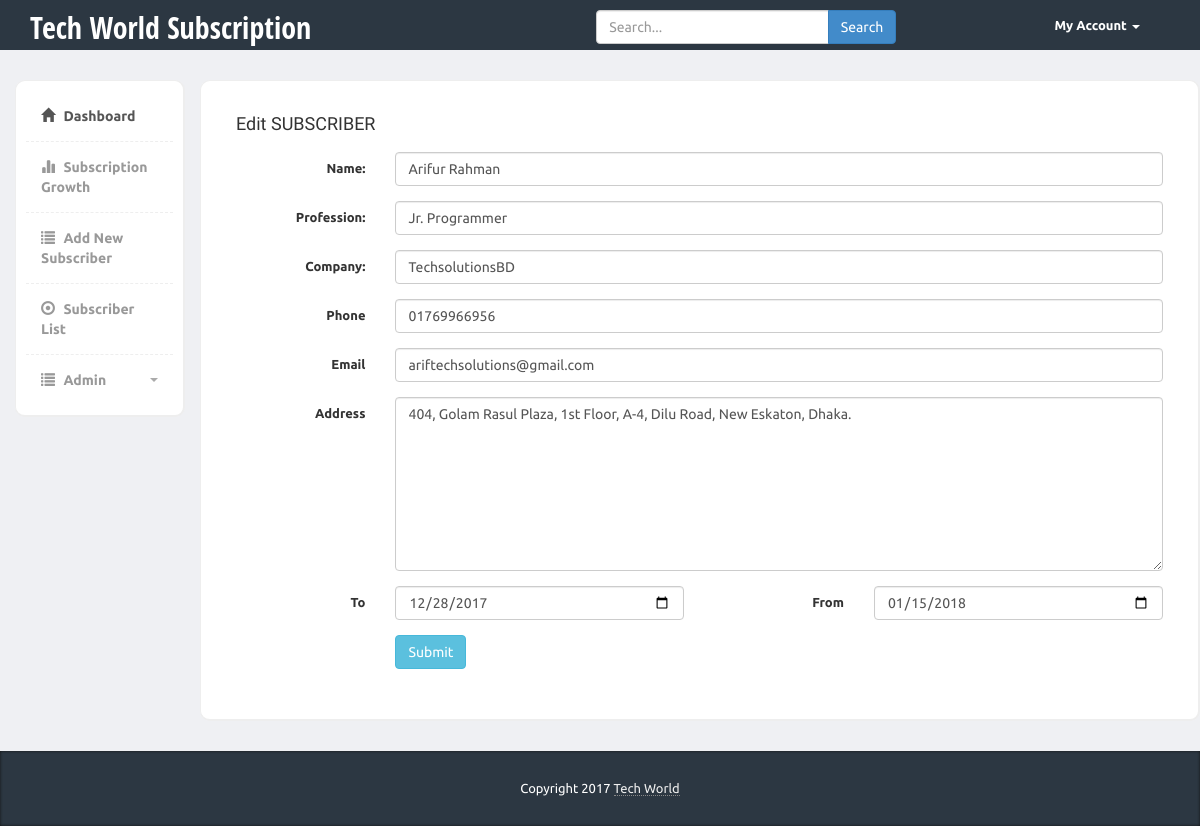
The app's page /editSubs.php?id=2 with its own data.
### tables this page shows
CREATE TABLE `subscriber_list` (
  `s_id` int(11) NOT NULL,
  `name` varchar(50) NOT NULL,
  `profession` varchar(100) NOT NULL,
  `company` varchar(100) NOT NULL,
  `phone` varchar(30) NOT NULL,
  `email` varchar(255) NOT NULL,
  `address` text NOT NULL,
  `toDate` varchar(50) NOT NULL,
  `fromDate` varchar(50) NOT NULL,
  `status` tinyint(2) NOT NULL DEFAULT '1'
);

### App/View.php (called while the page is built, shortened)
<?php
class View {
  public function __construct($path,$data=null){
    include "template/master.php";
  }
}

### editSubs.php (called while the page is built, shortened)
<?php
$db = new Database();
$id =  (int)$_GET['id'];
$table = 'subscriber_list';
$row = $db->single($table,$id);
new view('editSubs',array(
  'row' => $row,
  'message' => $data
));

### App/Database.php (called while the page is built, shortened)
<?php
class Database{
  private $host = 'localhost';
  private $user = 'root';
  private $pass = '';
  private $dbname = 'dbSubscriber';
  private $pdo;
  public function __construct()
  {
    if(!isset($this->pdo)){
      try {
        $link = new PDO("mysql:host=".$this->host.";dbname=".$this->dbname.";charset=utf8",$this->user,$this->pass);
        $link->setAttribute(PDO::ATTR_ERRMODE,PDO::ERRMODE_EXCEPTION);
        $link->exec("set names utf8");
        $this->pdo = $link;
      } catch (PDOException $e) {
        echo "ERROR:".$e->getMessage();
        die("Fail Database Connection");
      }
    }
  }
  public function single($table,$id){
    $sql  = " SELECT * FROM $table WHERE s_id = $id ";
    $query  = $this->pdo->prepare($sql);
    $query->execute();
    if($query->rowCount() > 0){
       $value = $query->fetchAll(PDO::FETCH_ASSOC);
     }
    return !empty($value)? $value:false;
  }
}

### template/editSubs.view.php (the view)
<div class="content-box-large">
  <div class="panel-heading">
      <div class="panel-title"> Edit SUBSCRIBER</div>
  </div>
  <div class="panel-body">
    <form class="form-horizontal" role="form" method="post">
      <div class="form-group">
        <label class="col-sm-2 control-label">Name: </label>
        <div class="col-sm-10">
          <input type="text" class="form-control" placeholder="Name" name="name" value="<?= $row[0]['name']?>">
        </div>
      </div>
      <div class="form-group">
        <label class="col-sm-2 control-label">Profession: </label>
        <div class="col-sm-10">
          <input type="text" class="form-control" placeholder="Profession" name="profession" value="<?= $row[0]['profession']?>">
        </div>
      </div>
      <div class="form-group">
        <label class="col-sm-2 control-label">Company: </label>
        <div class="col-sm-10">
          <input type="text" class="form-control" placeholder="Company" name="company" value="<?= $row[0]['company']?>">
        </div>
      </div>
      <div class="form-group">
        <label class="col-sm-2 control-label">Phone</label>
        <div class="col-sm-10">
          <input type="text" class="form-control" placeholder="Phone" name="phone" value="<?= $row[0]['phone']?>">
        </div>
      </div>
      <div class="form-group">
        <label class="col-sm-2 control-label">Email</label>
        <div class="col-sm-10">
          <input type="email" class="form-control" placeholder="Email" name="email" value="<?= $row[0]['email']?>">
        </div>
      </div>
      <div class="form-group">
        <label class="col-sm-2 control-label">Address</label>
        <div class="col-sm-10">
          <textarea class="form-control" placeholder="Textarea" rows="8" name="address"><?= $row[0]['address']?></textarea>
        </div>
      </div>
      <div class="form-group">
        <label class="col-sm-2 control-label">To</label>
        <div class="col-sm-4">
          <input type="date" class="form-control" name="toDate" value="<?= $row[0]['toDate']?>">
        </div>
        <label class="col-sm-2 control-label">From</label>
        <div class="col-sm-4">
          <input type="date" class="form-control" name="fromDate" value="<?= $row[0]['fromDate']?>">
        </div>
      </div>
      <div class="form-group">
        <div class="col-sm-offset-2 col-sm-10">
          <button type="submit" class="btn btn-info">Submit</button>
        </div>
      </div>
    </form>
  </div>
</div>

### assets/css/styles.css (style rules this page uses)
body { font-family: 'Open Sans', sans-serif; font-family: 'Ubuntu', sans-serif; background-color: #f7f7f7; position: relative; margin: 0px; font-size: 13px; padding: 0px; }
.content-box, .content-box-large { margin-bottom:30px; background:#fff; border-radius:10px; padding:10px; border-left:1px solid #eee; border-top:1px solid #eee; border-right:2px solid #eee; border-bottom:2px solid #eee; }
.content-box-large { padding: 20px; }
body { background-color: #eff0f3; }
.panel-heading>.panel-title, .content-box-header .panel-title { float: left; padding-top: 0px; font-size: 18px; font-family: 'Bungee', cursive; }
.panel-body { clear:both; }

### records on screen
subscriber_list: name "Arifur Rahman", profession "Jr. Programmer", company "TechsolutionsBD", phone "01769966956", email "ariftechsolutions@gmail.com", address "404, Golam Rasul Plaza, 1st Floor, A-4, Dilu Road, New Eskaton, Dhaka.", toDate "12/28/2017", fromDate "01/15/2018"
